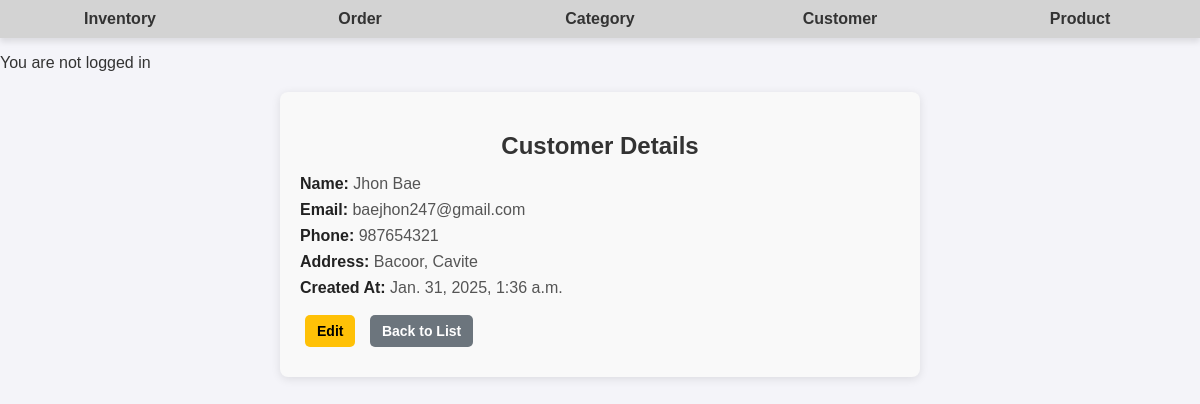
Screenshot of /customers/1/ with the database file from the repository.
### app/models.py (models this page shows, shortened)
class Customer(models.Model):
    name = models.CharField(max_length=100)
    email = models.EmailField()
    phone_number = models.CharField(max_length=15)
    address = models.TextField()
    created_at = models.DateTimeField(auto_now_add=True)
    updated_at = models.DateTimeField(auto_now=True)

### app/views.py (the view)
# urls.py: path('customers/<int:pk>/', CustomerDetailView.as_view(), name='customer_detail'),
class CustomerDetailView(DetailView):
    model = Customer
    context_object_name = 'customer'
    template_name = 'app/customer_detail.html'

### app/templates/app/customer_detail.html
{% extends 'app/base.html' %}
{% load static %}
{% block content %}
<div class="customer-detail-container">
    <h2>Customer Details</h2>
    <p><strong>Name:</strong> {{ customer.name }}</p>
    <p><strong>Email:</strong> {{ customer.email }}</p>
    <p><strong>Phone:</strong> {{ customer.phone_number }}</p>
    <p><strong>Address:</strong> {{ customer.address }}</p>
    <p><strong>Created At:</strong> {{ customer.created_at }}</p>
    <a href="{% url 'customer_update' customer.pk %}" class="btn btn-warning">Edit</a>
    <a href="{% url 'customer_list' %}" class="btn btn-secondary">Back to List</a>
</div>
{% endblock %}

### static/css/base.css (style rules this page uses)
body { font-family: Arial, sans-serif; margin: 0; padding: 0; background-color: #f4f4f9; color: #333; }
h2 { margin-bottom: 20px; color: #333; }
.customer-detail-container { max-width: 600px; margin: 20px auto; padding: 20px; background: #f9f9f9; border-radius: 8px; box-shadow: 0 2px 10px rgba(0, 0, 0, 0.1); }
.customer-detail-container h2 { text-align: center; color: #333; margin-bottom: 15px; }
.customer-detail-container p { font-size: 16px; color: #555; margin: 8px 0; }
.customer-detail-container strong { color: #222; }
.customer-detail-container .btn { display: inline-block; margin: 10px 5px; padding: 8px 12px; text-decoration: none; font-size: 14px; font-weight: bold; border-radius: 5px; transition: background 0.3s ease; border: none; cursor: pointer; }
.customer-detail-container .btn-warning { background-color: #ffc107; color: black; }
.customer-detail-container .btn-secondary { background-color: #6c757d; color: white; }

### rows the page displays
Customer: name "Jhon Bae", email "baejhon247@gmail.com", phone_number "987654321", address "Bacoor, Cavite", created_at "Jan. 31, 2025, 1:36 a.m."
